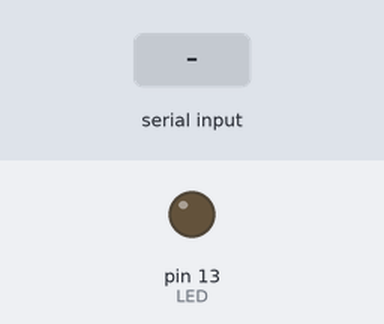
A sketch run on a simulated Arduino Uno, built with avr-gcc and run on an emulated ATmega328P. Shown: output pins drawn as LEDs (lit = HIGH). Inputs (shaded band) come from the test bench. What the sketch prints to the serial monitor is not drawn.

Above: at 1.2 s.
1.3 s: "1" received over Serial
At 1.7 s:
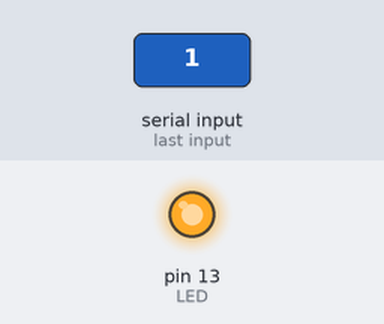
2.8 s: "0" received over Serial
At 4.1 s:
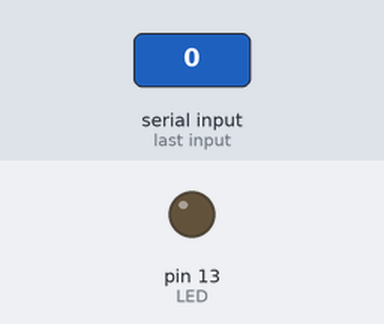
Timing chart, 0 to 5.8 s (numbered marks = the images above; inputs shaded):
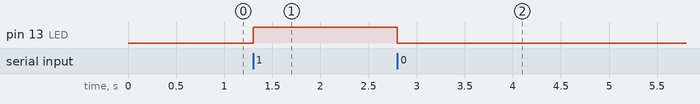

The sketch:

Serial_blink_led_minimal.ino
```cpp
#define LED 13
char ledState = 0;
void setup(){
  Serial.begin(9600);
  pinMode(LED, OUTPUT);
  Serial.println("Toggle LED Enter : 0 or 1");
  Serial.flush();       // Clear receive buffer.
}
void loop(){
  if (Serial.available() >0){

    ledState = Serial.read();
    Serial.flush();

    switch (ledState) {
      case '1': if (digitalRead(LED) == LOW){
          digitalWrite(LED,HIGH);
        }
          break;
      case '0': if (digitalRead(LED) == HIGH){
         digitalWrite(LED,LOW);
        }
          break;
      }
    }
}
```

Measured:
- after the input at 1.3 s, pin 13 (LED): LOW → HIGH at once
- after the input at 2.8 s, pin 13 (LED): HIGH → LOW at once
